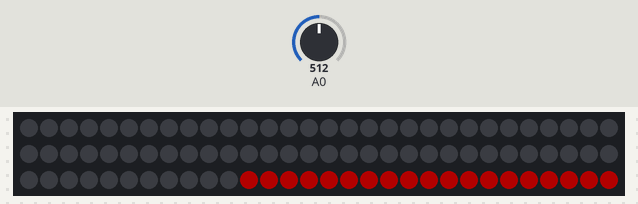
The sketch below on a simulated Arduino Uno, built with avr-gcc and run on an emulated ATmega328P. On the bench: 90 RGB LEDs in strip order, left to right, continuing on the next row. The test bench sets the inputs (shaded band); at power-on: A0 = 512. Dim RGB values are drawn brighter than linear.

Above: at 38.36 s.

The sketch:

prototype.ino
```cpp
#include <Adafruit_NeoPixel.h>
#include <avr/power.h>
#include <specrend.h>

#define PIN 6

extern double bbTemp;

const int SAMPLE_WINDOW = 30; // Sample window width in mS (50 mS = 20Hz)
const int NUMBER_OF_LEDS = 90;

// Parameter 1 = number of pixels in strip
// Parameter 2 = Arduino pin number (most are valid)
// Parameter 3 = pixel type flags, add together as needed:
//   NEO_KHZ800  800 KHz bitstream (most NeoPixel products w/WS2812 LEDs)
//   NEO_KHZ400  400 KHz (classic 'v1' (not v2) FLORA pixels, WS2811 drivers)
//   NEO_GRB     Pixels are wired for GRB bitstream (most NeoPixel products)
//   NEO_RGB     Pixels are wired for RGB bitstream (v1 FLORA pixels, not v2)
Adafruit_NeoPixel strip = Adafruit_NeoPixel(NUMBER_OF_LEDS, PIN, NEO_GRB + NEO_KHZ800);

const uint32_t BLACK = strip.Color(0, 0, 0);
unsigned int sample;

uint16_t stackRemaining = NUMBER_OF_LEDS;


// IMPORTANT: To reduce NeoPixel burnout risk, add 1000 uF capacitor across
// pixel power leads, add 300 - 500 Ohm resistor on first pixel's data input
// and minimize distance between Arduino and first pixel.  Avoid connecting
// on a live circuit...if you must, connect GND first.

void setup() {
  //Serial.begin(9600);
  strip.begin();
  strip.setBrightness(60);
  strip.show(); // Initialize all pixels to 'off'

  //Serial.begin(9600);
}

void loop()
{
  unsigned long startMillis = millis();  // Start of sample window
  unsigned int peakToPeak = 0;  // peak-to-peak level

  unsigned int signalMax = 0;
  unsigned int signalMin = 1024;

  // collect data for 50 mS
  while (millis() - startMillis < SAMPLE_WINDOW)
  {
    sample = analogRead(0);
    if (sample < 1024)  // toss out spurious readings
    {
      if (sample > signalMax)
      {
        signalMax = sample;  // save just the max levels
      }
      else if (sample < signalMin)
      {
        signalMin = sample;  // save just the min levels
      }
    }
  }
  peakToPeak = signalMax - signalMin;  // max - min = peak-peak amplitude
  //double volts = (peakToPeak * 3.3) / 1024;  // convert to volts

  // multiply peakToPeak by something > 1 to make it more sensitive to volume.
  //int displayPeak = map(peakToPeak * 16, 0, 1023, 0, NUMBER_OF_LEDS);
  //int displayPeak = map(constrain(peakToPeak * 2, 0, 1023), 0, 1023, 0, NUMBER_OF_LEDS);

  //int displayPeak = map(constrain(peakToPeak * 4, 0, 1023), 0, 1023, 0, 100);

  //runTheCourse(peakToPeak, strip.Color(34, 150, 72));

  runTheCourseStack(soundColour(peakToPeak));

  //showSoundLevel(peakToPeak, strip.Color(34, 150, 72));
  //amplitudeToBrightness(peakToPeak, strip.Color(34, 150, 72));
  //showSoundLevel(peakToPeak, strip.Color(34, 150, 72));
  strip.show();
}

uint32_t soundColour(unsigned int peakToPeak){

  double x, y, z, r, g, b;
  static struct colourSystem *cs = &SMPTEsystem;
  peakToPeak /= 2;
  bbTemp = map(constrain(peakToPeak, 0, 1024), 0, 1024, 1000, 15000);
  // Serial.print(peakToPeak);
  // Serial.print(" ");
  // Serial.println(bbTemp);

  spectrum_to_xyz(bb_spectrum, &x, &y, &z);
  xyz_to_rgb(cs, x, y, z, &r, &g, &b);
  constrain_rgb(&r, &g, &b);
  norm_rgb(&r, &g, &b);

  return strip.Color(r*255, g*255, b*255);

}

void showSoundLevel(unsigned int peakToPeak, uint32_t color)
{
  int displayPeak = map(constrain(peakToPeak * 4, 0, 1023), 0, 1023, 0, NUMBER_OF_LEDS);

  for(int i = 0; i < NUMBER_OF_LEDS; i++)
  {
    if (i >= displayPeak)
    {
      strip.setPixelColor(NUMBER_OF_LEDS - i - 1, 0);
    }
    else
    {
      strip.setPixelColor(NUMBER_OF_LEDS - i - 1, color);
    }
  }

  strip.show();              // Refresh LED states
}

void runTheCourse(unsigned int peakToPeak, uint32_t color)
{
  int displayPeak = map(constrain(peakToPeak * 4, 0, 1023), 0, 1023, 0, 100);

  if (displayPeak > 20)
  {
    strip.setPixelColor(0, color);
    strip.show();
  }

  for(int16_t i = NUMBER_OF_LEDS; i >= 0; i--)
  {
    uint32_t thisColor = strip.getPixelColor(i);

    if (thisColor != BLACK)
    {
      //Serial.print("COLOR AT ");
      //Serial.println(thisColor);

      strip.setPixelColor(i, BLACK);

      if (i + 1 < NUMBER_OF_LEDS)
      {
        strip.setPixelColor(i + 1, color);
      }
    }
  }
}

void runTheCourseStack(uint32_t color)
{
  for(uint16_t i = 0; i < stackRemaining; i++)
  {
    if (i > 0)
    {
     strip.setPixelColor(i - 1, BLACK);
    }
    strip.setPixelColor(i, color);
    strip.show();
    delay(20);
  }

  if (stackRemaining == 0)
  {
    stackRemaining = NUMBER_OF_LEDS;
  }
  else
  {
    stackRemaining--;
  }
}

void amplitudeToBrightness(unsigned int peakToPeak, uint32_t color)
{
  if (peakToPeak < 50)
  {
    strip.clear();
    return;
  }

  int displayPeak = map(constrain(peakToPeak, 0, 1023), 0, 1023, 0, 255);

  //uint32_t brightnessAdjustedColor = strip.Color(map(color.red, 0, 255, 0, displayPeak),
  //                                               map(color.green, 0, 255, 0, displayPeak),
  //                                               map(color.blue, 0, 255, 0, displayPeak));

  for(int i = 0; i < NUMBER_OF_LEDS; i++)
  {
    strip.setPixelColor(i, color);
    strip.setBrightness(displayPeak);
  }
}
```
